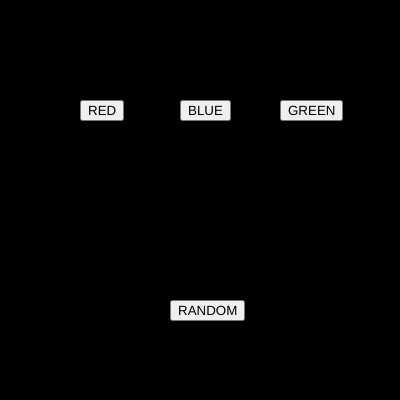
Frame 1 (no input)
Frame 60 (no input): identical to frame 1, image omitted
Frame 120 (the mouse pressed at the canvas centre since frame 60): identical to frame 1, image omitted

The p5.js sketch that drew this single still picture (run headless with seeded random() and noise() and a simulated clock; from frame 60 on, the mouse is pressed at the canvas centre):

// p5.js sketch
// ── sketch.js
var red_btn, blue_btn, grn_btn;
var r = 0,g = 0,b = 0;

function setup(){
  createCanvas(400,400);

  red_btn = createButton("RED");
  red_btn.position(80,100);
  red_btn.mousePressed(red_function);

  blue_btn = createButton("BLUE");
  blue_btn.position(180,100);
  blue_btn.mousePressed(blue_function);

  grn_btn = createButton("GREEN");
  grn_btn.position(280,100);
  grn_btn.mousePressed(green_function);

  random_btn = createButton("RANDOM");
  random_btn.position(170,300);
  random_btn.mousePressed(random_function);
}

function draw(){
  background(r,g,b);
}

function red_function(){
  r = 255;
  g = 0;
  b = 0;
}

function blue_function(){
  r = 0;
  g = 0;
  b = 255;
}

function green_function(){
  r = 0;
  g = 255;
  b = 0;
}

function random_function(){
  r = random(0,255);
  g = random(0,255);
  b = random(0,255);
}
